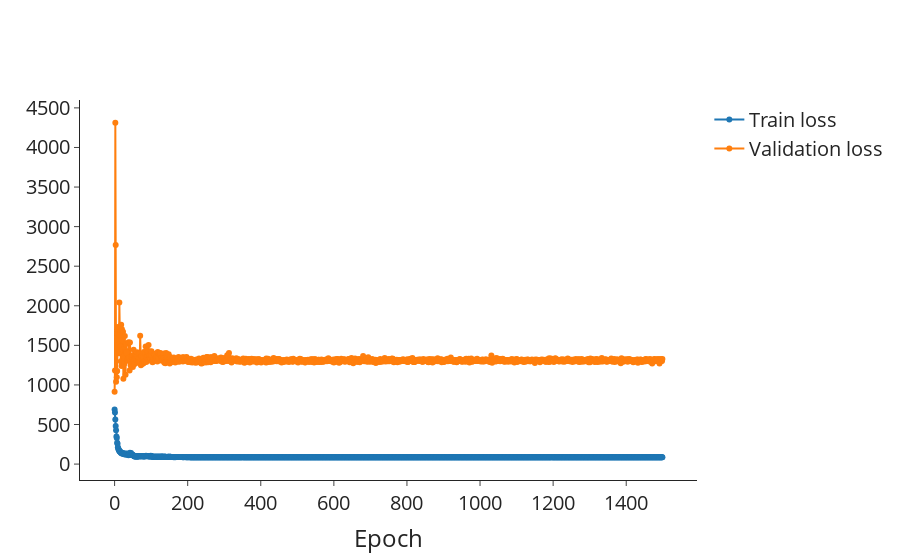

Notebook code for this chart:
### Markdown cell above
## Loss

### Code cell
lr_val = go.Scatter(
    x=df_lr_epochs_first.index,
    y=df_lr_epochs_first["val/loss/shg_tensor_full"],
    mode="lines+markers",
    name="Validation loss",
    showlegend=True,
)
lr_train = go.Scatter(
    x=df_lr_epochs_second.index,
    y=df_lr_epochs_second["train/loss/shg_tensor_full"],
    mode="lines+markers",
    name="Train loss",
    showlegend=True,
)

# Layout
layout = go.Layout(
    # title=dict(text='Scatter Plot'),
    xaxis=dict(title="Epoch"),
    # yaxis=dict(title='<i>d&#770;</i><sub>KP</sub> (pm/V)', range=[-5,180]),
    # legend=dict(font=dict(size=12)),
)

# Create figure
fig = go.Figure(data=[lr_train, lr_val], layout=layout)

fig.update_layout(
    autosize=True,
    font_size=20,
    # width=600,
    # height=600,
    # plot_bgcolor="white",
    template="simple_white",
)
fig.update_layout(
    xaxis=dict(
        # tickmode = 'array',
        # tickvals = [1, 2,3,4,5,6,7,8],
        # ticktext = ['One', 'Three', 'Five', 'Seven', 'Nine', 'Eleven']
        showgrid=False,
    ),
    yaxis=dict(
        # tickmode = 'array',
        # tickvals = [1, 2,3,4,5,6,7,8],
        # ticktext = ['One', 'Three', 'Five', 'Seven', 'Nine', 'Eleven']
        showgrid=False,
    ),
)

# Show figure
fig.show()

### Figure 1 — Plotly figure (JSON) as saved in the notebook; plotly's stock layout.template omitted (floating-point values rounded to 4 significant figures; data arrays with more than 128 entries replaced by an {"elided": "..."} marker saying what was removed)
{"data": [{"mode": "lines+markers", "name": "Train loss", "showlegend": true, "type": "scatter", "x": {"elided": "1500 int values"}, "y": {"elided": "1500 float values"}}, {"mode": "lines+markers", "name": "Validation loss", "showlegend": true, "type": "scatter", "x": {"elided": "1500 int values"}, "y": {"elided": "1500 float values"}}], "layout": {"autosize": true, "font": {"size": 20}, "xaxis": {"showgrid": false, "title": {"text": "Epoch"}}, "yaxis": {"showgrid": false}}}
